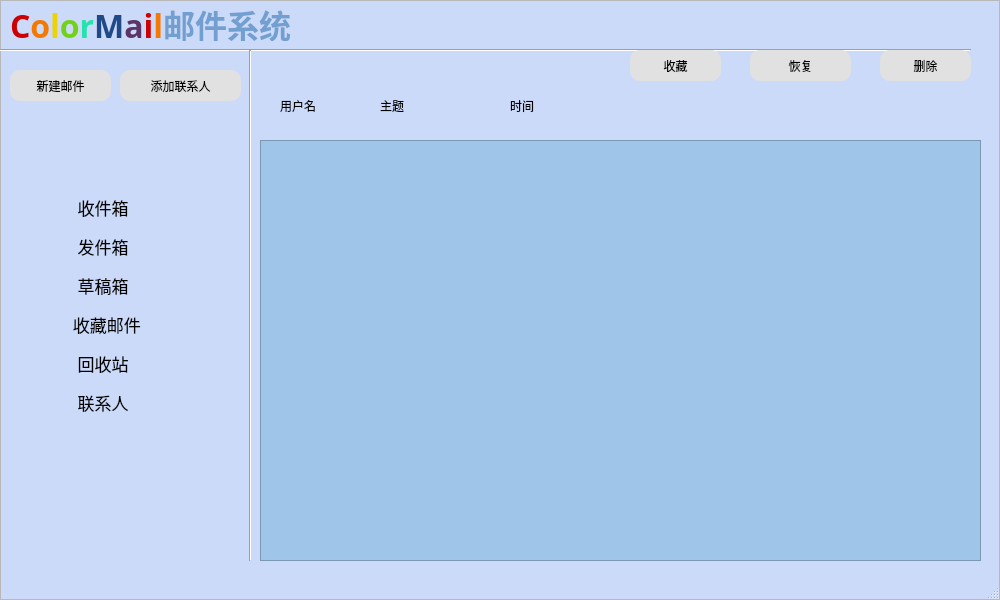
<?xml version="1.0" encoding="UTF-8"?>
<ui version="4.0">
 <class>MainWindow</class>
 <widget class="QMainWindow" name="MainWindow">
  <property name="geometry">
   <rect>
    <x>0</x>
    <y>0</y>
    <width>1000</width>
    <height>600</height>
   </rect>
  </property>
  <property name="minimumSize">
   <size>
    <width>1000</width>
    <height>600</height>
   </size>
  </property>
  <property name="maximumSize">
   <size>
    <width>1000</width>
    <height>600</height>
   </size>
  </property>
  <property name="windowTitle">
   <string>MainWindow</string>
  </property>
  <property name="windowIcon">
   <iconset>
    <normaloff>icon/mail_32.ico</normaloff>icon/mail_32.ico</iconset>
  </property>
  <property name="autoFillBackground">
   <bool>false</bool>
  </property>
  <property name="styleSheet">
   <string notr="true">#MainWindow{
background-color: rgb(202,218,248);
}
</string>
  </property>
  <widget class="QWidget" name="centralwidget">
   <property name="minimumSize">
    <size>
     <width>1000</width>
     <height>600</height>
    </size>
   </property>
   <property name="maximumSize">
    <size>
     <width>1000</width>
     <height>600</height>
    </size>
   </property>
   <property name="styleSheet">
    <string notr="true">#centralwidget{
	background-image: url(:/new/prefix1/picture/bgimage.jpg);
}
</string>
   </property>
   <widget class="QFrame" name="frame">
    <property name="geometry">
     <rect>
      <x>0</x>
      <y>0</y>
      <width>1000</width>
      <height>600</height>
     </rect>
    </property>
    <property name="maximumSize">
     <size>
      <width>1000</width>
      <height>600</height>
     </size>
    </property>
    <property name="styleSheet">
     <string notr="true">font: 13pt &quot;黑体&quot;;</string>
    </property>
    <property name="frameShape">
     <enum>QFrame::StyledPanel</enum>
    </property>
    <property name="frameShadow">
     <enum>QFrame::Raised</enum>
    </property>
    <widget class="QListWidget" name="listWidget_menu">
     <property name="geometry">
      <rect>
       <x>50</x>
       <y>180</y>
       <width>151</width>
       <height>341</height>
      </rect>
     </property>
     <property name="autoFillBackground">
      <bool>false</bool>
     </property>
     <property name="styleSheet">
      <string notr="true">#listWidget_menu{
background-color:rgba(0,0,0,0)
}</string>
     </property>
     <item>
      <property name="text">
       <string/>
      </property>
     </item>
     <item>
      <property name="text">
       <string>     收件箱</string>
      </property>
      <property name="font">
       <font>
        <pointsize>13</pointsize>
       </font>
      </property>
      <property name="icon">
       <iconset resource="Resource.qrc">
        <normaloff>:/new/prefix1/icon/receive_32.ico</normaloff>:/new/prefix1/icon/receive_32.ico</iconset>
      </property>
     </item>
     <item>
      <property name="text">
       <string/>
      </property>
     </item>
     <item>
      <property name="text">
       <string>     发件箱</string>
      </property>
      <property name="font">
       <font>
        <pointsize>13</pointsize>
       </font>
      </property>
      <property name="icon">
       <iconset resource="Resource.qrc">
        <normaloff>:/new/prefix1/icon/send_32.ico</normaloff>:/new/prefix1/icon/send_32.ico</iconset>
      </property>
     </item>
     <item>
      <property name="text">
       <string/>
      </property>
     </item>
     <item>
      <property name="text">
       <string>     草稿箱</string>
      </property>
      <property name="font">
       <font>
        <pointsize>13</pointsize>
       </font>
      </property>
      <property name="icon">
       <iconset resource="Resource.qrc">
        <normaloff>:/new/prefix1/icon/caogaoxiang_32.ico</normaloff>:/new/prefix1/icon/caogaoxiang_32.ico</iconset>
      </property>
     </item>
     <item>
      <property name="text">
       <string/>
      </property>
     </item>
     <item>
      <property name="text">
       <string>    收藏邮件</string>
      </property>
      <property name="font">
       <font>
        <pointsize>13</pointsize>
       </font>
      </property>
      <property name="icon">
       <iconset resource="Resource.qrc">
        <normaloff>:/new/prefix1/icon/like_32.ico</normaloff>:/new/prefix1/icon/like_32.ico</iconset>
      </property>
     </item>
     <item>
      <property name="text">
       <string/>
      </property>
     </item>
     <item>
      <property name="text">
       <string>     回收站</string>
      </property>
      <property name="font">
       <font>
        <pointsize>13</pointsize>
       </font>
      </property>
      <property name="icon">
       <iconset resource="Resource.qrc">
        <normaloff>:/new/prefix1/icon/bin_32.ico</normaloff>:/new/prefix1/icon/bin_32.ico</iconset>
      </property>
     </item>
     <item>
      <property name="text">
       <string/>
      </property>
     </item>
     <item>
      <property name="text">
       <string>     联系人</string>
      </property>
      <property name="font">
       <font>
        <pointsize>13</pointsize>
       </font>
      </property>
      <property name="icon">
       <iconset resource="Resource.qrc">
        <normaloff>:/new/prefix1/icon/connecter_32.ico</normaloff>:/new/prefix1/icon/connecter_32.ico</iconset>
      </property>
     </item>
    </widget>
    <widget class="Line" name="line_4">
     <property name="geometry">
      <rect>
       <x>0</x>
       <y>40</y>
       <width>971</width>
       <height>21</height>
      </rect>
     </property>
     <property name="orientation">
      <enum>Qt::Horizontal</enum>
     </property>
    </widget>
    <widget class="Line" name="line_5">
     <property name="geometry">
      <rect>
       <x>240</x>
       <y>50</y>
       <width>21</width>
       <height>511</height>
      </rect>
     </property>
     <property name="orientation">
      <enum>Qt::Vertical</enum>
     </property>
    </widget>
    <widget class="QListWidget" name="listWidget_showsomething">
     <property name="geometry">
      <rect>
       <x>260</x>
       <y>140</y>
       <width>721</width>
       <height>421</height>
      </rect>
     </property>
     <property name="styleSheet">
      <string notr="true">#listWidget_showsomething{
background-color: rgb(159,197,232);
}</string>
     </property>
    </widget>
    <widget class="QListWidget" name="listWidget_friend">
     <property name="geometry">
      <rect>
       <x>260</x>
       <y>140</y>
       <width>721</width>
       <height>421</height>
      </rect>
     </property>
     <property name="styleSheet">
      <string notr="true">#listWidget_friend{
background-color: rgb(159,197,232);
}</string>
     </property>
    </widget>
    <widget class="QListWidget" name="listWidget_receive">
     <property name="geometry">
      <rect>
       <x>260</x>
       <y>140</y>
       <width>721</width>
       <height>421</height>
      </rect>
     </property>
     <property name="styleSheet">
      <string notr="true">#listWidget_receive{
background-color: rgb(159,197,232);
}</string>
     </property>
    </widget>
    <widget class="QListWidget" name="listWidget_send">
     <property name="geometry">
      <rect>
       <x>260</x>
       <y>140</y>
       <width>721</width>
       <height>421</height>
      </rect>
     </property>
     <property name="styleSheet">
      <string notr="true">#listWidget_send{
background-color: rgb(159,197,232);
}</string>
     </property>
    </widget>
    <widget class="QListWidget" name="listWidget_draft">
     <property name="geometry">
      <rect>
       <x>260</x>
       <y>140</y>
       <width>721</width>
       <height>421</height>
      </rect>
     </property>
     <property name="styleSheet">
      <string notr="true">#listWidget_draft{
background-color: rgb(159,197,232);
}</string>
     </property>
    </widget>
    <widget class="QListWidget" name="listWidget_collect">
     <property name="geometry">
      <rect>
       <x>260</x>
       <y>140</y>
       <width>721</width>
       <height>421</height>
      </rect>
     </property>
     <property name="styleSheet">
      <string notr="true">#listWidget_collect{
background-color: rgb(159,197,232);
}</string>
     </property>
    </widget>
    <widget class="QListWidget" name="listWidget_recycle">
     <property name="geometry">
      <rect>
       <x>260</x>
       <y>140</y>
       <width>721</width>
       <height>421</height>
      </rect>
     </property>
     <property name="styleSheet">
      <string notr="true">#listWidget_recycle{
background-color: rgb(159,197,232);
}</string>
     </property>
    </widget>
    <widget class="QLabel" name="user">
     <property name="geometry">
      <rect>
       <x>280</x>
       <y>90</y>
       <width>81</width>
       <height>31</height>
      </rect>
     </property>
     <property name="text">
      <string>用户名</string>
     </property>
    </widget>
    <widget class="QLabel" name="information">
     <property name="geometry">
      <rect>
       <x>380</x>
       <y>90</y>
       <width>91</width>
       <height>31</height>
      </rect>
     </property>
     <property name="text">
      <string>主题</string>
     </property>
    </widget>
    <widget class="QLabel" name="time">
     <property name="geometry">
      <rect>
       <x>510</x>
       <y>90</y>
       <width>51</width>
       <height>31</height>
      </rect>
     </property>
     <property name="text">
      <string>时间</string>
     </property>
    </widget>
    <widget class="QPushButton" name="pushButton_newcreat">
     <property name="geometry">
      <rect>
       <x>10</x>
       <y>70</y>
       <width>101</width>
       <height>31</height>
      </rect>
     </property>
     <property name="toolTip">
      <string>&lt;html&gt;&lt;head/&gt;&lt;body&gt;&lt;p&gt;单位&lt;/p&gt;&lt;/body&gt;&lt;/html&gt;</string>
     </property>
     <property name="whatsThis">
      <string>&lt;html&gt;&lt;head/&gt;&lt;body&gt;&lt;p&gt;新建邮件&lt;/p&gt;&lt;p&gt;&lt;br/&gt;&lt;/p&gt;&lt;/body&gt;&lt;/html&gt;</string>
     </property>
     <property name="styleSheet">
      <string notr="true">#pushButton_newcreat:hover{
background-color:rgb(204,204,204);
border-radius:10px;
}
#pushButton_newcreat:!hover{
background-color:rgb(225,225,225);
border-radius:10px;
}
#pushButton_newcreat:hover:pressed{
background-color:rgb(255,153,0);
border-radius:10px;
}</string>
     </property>
     <property name="text">
      <string>新建邮件</string>
     </property>
    </widget>
    <widget class="QPushButton" name="pushButton_send">
     <property name="geometry">
      <rect>
       <x>120</x>
       <y>70</y>
       <width>121</width>
       <height>31</height>
      </rect>
     </property>
     <property name="styleSheet">
      <string notr="true">#pushButton_send:hover{
background-color:rgb(204,204,204);
border-radius:10px;
}
#pushButton_send:!hover{
background-color:rgb(225,225,225);
border-radius:10px;
}
#pushButton_send:hover:pressed{
background-color:rgb(120,164,4);
border-radius:10px;
}</string>
     </property>
     <property name="text">
      <string>添加联系人</string>
     </property>
    </widget>
    <widget class="QPushButton" name="pushButton_delete">
     <property name="geometry">
      <rect>
       <x>880</x>
       <y>50</y>
       <width>91</width>
       <height>31</height>
      </rect>
     </property>
     <property name="autoFillBackground">
      <bool>false</bool>
     </property>
     <property name="styleSheet">
      <string notr="true">#pushButton_delete:hover{
background-color:rgb(204,204,204);
border-radius:10px;
}
#pushButton_delete:!hover{
background-color:rgb(225,225,225);
border-radius:10px;
}
#pushButton_delete:hover:pressed{
background-color:rgb(255,143,120);
border-radius:10px;
}</string>
     </property>
     <property name="text">
      <string>删除</string>
     </property>
     <property name="icon">
      <iconset resource="Resource.qrc">
       <normaloff>:/new/prefix1/icon/delete_32.ico</normaloff>:/new/prefix1/icon/delete_32.ico</iconset>
     </property>
    </widget>
    <widget class="QPushButton" name="pushButton_collect">
     <property name="geometry">
      <rect>
       <x>630</x>
       <y>50</y>
       <width>91</width>
       <height>31</height>
      </rect>
     </property>
     <property name="autoFillBackground">
      <bool>false</bool>
     </property>
     <property name="styleSheet">
      <string notr="true">#pushButton_collect:hover{
background-color:rgb(204,204,204);
border-radius:10px;
}
#pushButton_collect:!hover{
background-color:rgb(225,225,225);
border-radius:10px;
}
#pushButton_collect:hover:pressed{
background-color:rgb(255,255,0);
border-radius:10px;
}</string>
     </property>
     <property name="text">
      <string>收藏</string>
     </property>
     <property name="icon">
      <iconset resource="Resource.qrc">
       <normaloff>:/new/prefix1/icon/like_32.ico</normaloff>:/new/prefix1/icon/like_32.ico</iconset>
     </property>
    </widget>
    <widget class="QLabel" name="label">
     <property name="geometry">
      <rect>
       <x>10</x>
       <y>0</y>
       <width>301</width>
       <height>41</height>
      </rect>
     </property>
     <property name="font">
      <font>
       <family>黑体</family>
       <pointsize>13</pointsize>
       <weight>50</weight>
       <italic>false</italic>
       <bold>false</bold>
      </font>
     </property>
     <property name="text">
      <string>&lt;html&gt;&lt;head/&gt;&lt;body&gt;&lt;p&gt;&lt;span style=&quot; font-size:24pt; font-weight:600; color:#cc0000;&quot;&gt;C&lt;/span&gt;&lt;span style=&quot; font-size:24pt; font-weight:600; color:#f57900;&quot;&gt;o&lt;/span&gt;&lt;span style=&quot; font-size:24pt; font-weight:600; color:#edd400;&quot;&gt;l&lt;/span&gt;&lt;span style=&quot; font-size:24pt; font-weight:600; color:#73d216;&quot;&gt;o&lt;/span&gt;&lt;span style=&quot; font-size:24pt; font-weight:600; color:#24e3ad;&quot;&gt;r&lt;/span&gt;&lt;span style=&quot; font-size:24pt; font-weight:600; color:#204a87;&quot;&gt;M&lt;/span&gt;&lt;span style=&quot; font-size:24pt; font-weight:600; color:#5c3566;&quot;&gt;a&lt;/span&gt;&lt;span style=&quot; font-size:24pt; font-weight:600; color:#cc0000;&quot;&gt;i&lt;/span&gt;&lt;span style=&quot; font-size:24pt; font-weight:600; color:#f57900;&quot;&gt;l&lt;/span&gt;&lt;span style=&quot; font-size:24pt; font-weight:600; color:#729fcf;&quot;&gt;邮件系统&lt;/span&gt;&lt;/p&gt;&lt;/body&gt;&lt;/html&gt;</string>
     </property>
    </widget>
    <widget class="QPushButton" name="pushButton_recover">
     <property name="geometry">
      <rect>
       <x>750</x>
       <y>50</y>
       <width>101</width>
       <height>31</height>
      </rect>
     </property>
     <property name="styleSheet">
      <string notr="true">#pushButton_recover:hover{
background-color:rgb(204,204,204);
border-radius:10px;
}
#pushButton_recover:!hover{
background-color:rgb(225,225,225);
border-radius:10px;
}
#pushButton_recover:hover:pressed{
background-color:rgb(255,143,120);
border-radius:10px;
}</string>
     </property>
     <property name="text">
      <string>恢复</string>
     </property>
     <property name="icon">
      <iconset resource="Resource.qrc">
       <normaloff>:/new/prefix1/icon/upload_32.ico</normaloff>:/new/prefix1/icon/upload_32.ico</iconset>
     </property>
    </widget>
    <zorder>listWidget_menu</zorder>
    <zorder>line_4</zorder>
    <zorder>line_5</zorder>
    <zorder>listWidget_showsomething</zorder>
    <zorder>listWidget_friend</zorder>
    <zorder>listWidget_send</zorder>
    <zorder>listWidget_draft</zorder>
    <zorder>listWidget_collect</zorder>
    <zorder>listWidget_recycle</zorder>
    <zorder>user</zorder>
    <zorder>information</zorder>
    <zorder>time</zorder>
    <zorder>pushButton_newcreat</zorder>
    <zorder>pushButton_send</zorder>
    <zorder>pushButton_delete</zorder>
    <zorder>pushButton_collect</zorder>
    <zorder>label</zorder>
    <zorder>listWidget_receive</zorder>
    <zorder>pushButton_recover</zorder>
   </widget>
  </widget>
  <widget class="QStatusBar" name="statusBar"/>
 </widget>
 <resources>
  <include location="Resource.qrc"/>
 </resources>
 <connections/>
</ui>
